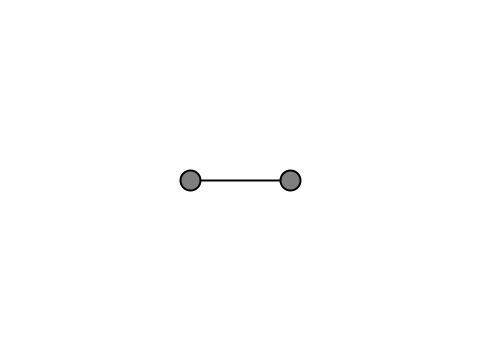
Frame 1 (no input)
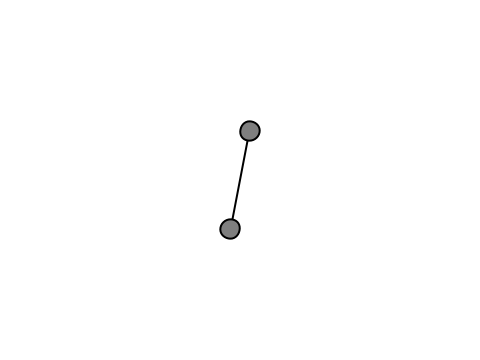
Frame 60 (the mouse pressed at the canvas centre just before this capture)
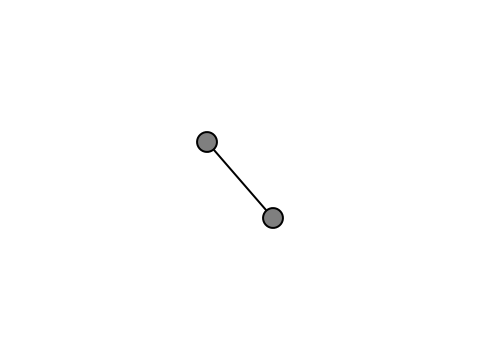
Frame 120 (the mouse held since frame 60 and released just before this capture)

The Processing sketch that drew these frames (run headless with seeded random() and noise(); from frame 60 on, the mouse is pressed at the canvas centre):

// Processing sketch: rotateanglr_sketch
// ── rotateanglr_sketch.pde

float angle = 0;
float aVelocity = 0;
float aAcceleration = 0.001;

void setup() {
  size(480, 360);
}

void draw() {
  background(255);
  
  fill(175);
  rectMode(CENTER);
  translate(width/2, height/2);
  rotate(angle);
  stroke(0);
  strokeWeight(2);
  line (-50, 0, 50, 0);
  fill(127);
  ellipse(-50, 0 , 20, 20);
  ellipse(50,0, 20,20);
  
  aVelocity += aAcceleration;
  angle += aVelocity;
}
